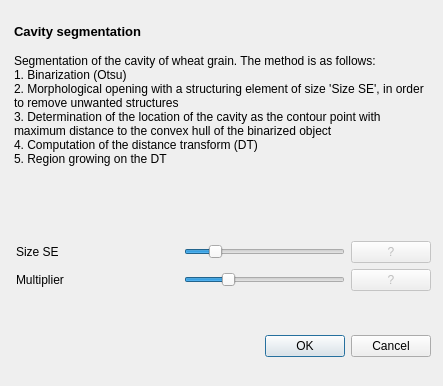
<?xml version="1.0" encoding="UTF-8"?>
<ui version="4.0">
 <class>Cavity_View</class>
 <widget class="QDialog" name="Cavity_View">
  <property name="geometry">
   <rect>
    <x>0</x>
    <y>0</y>
    <width>443</width>
    <height>386</height>
   </rect>
  </property>
  <property name="windowTitle">
   <string>Cavity segmentation</string>
  </property>
  <widget class="QDialogButtonBox" name="buttonBox">
   <property name="geometry">
    <rect>
     <x>90</x>
     <y>330</y>
     <width>341</width>
     <height>32</height>
    </rect>
   </property>
   <property name="toolTipDuration">
    <number>-1</number>
   </property>
   <property name="orientation">
    <enum>Qt::Horizontal</enum>
   </property>
   <property name="standardButtons">
    <set>QDialogButtonBox::Cancel|QDialogButtonBox::Ok</set>
   </property>
  </widget>
  <widget class="QWidget" name="gridLayoutWidget">
   <property name="geometry">
    <rect>
     <x>10</x>
     <y>20</y>
     <width>421</width>
     <height>271</height>
    </rect>
   </property>
   <layout class="QGridLayout" name="gridLayout">
    <item row="6" column="2">
     <widget class="QSlider" name="horizontalSlider_2">
      <property name="mouseTracking">
       <bool>true</bool>
      </property>
      <property name="minimum">
       <number>0</number>
      </property>
      <property name="maximum">
       <number>100</number>
      </property>
      <property name="singleStep">
       <number>1</number>
      </property>
      <property name="value">
       <number>25</number>
      </property>
      <property name="tracking">
       <bool>false</bool>
      </property>
      <property name="orientation">
       <enum>Qt::Horizontal</enum>
      </property>
      <property name="invertedAppearance">
       <bool>false</bool>
      </property>
      <property name="tickPosition">
       <enum>QSlider::NoTicks</enum>
      </property>
     </widget>
    </item>
    <item row="6" column="3">
     <widget class="QPushButton" name="pushButton_2">
      <property name="enabled">
       <bool>false</bool>
      </property>
      <property name="sizePolicy">
       <sizepolicy hsizetype="Fixed" vsizetype="Fixed">
        <horstretch>0</horstretch>
        <verstretch>0</verstretch>
       </sizepolicy>
      </property>
      <property name="mouseTracking">
       <bool>true</bool>
      </property>
      <property name="toolTip">
       <string>Multiplication factor for the estimated variance at the seed point of the region growing. Defines acceptable pixel intensities for the region growing.</string>
      </property>
      <property name="toolTipDuration">
       <number>-1</number>
      </property>
      <property name="text">
       <string>?</string>
      </property>
     </widget>
    </item>
    <item row="2" column="1">
     <widget class="QLabel" name="label_4">
      <property name="sizePolicy">
       <sizepolicy hsizetype="Expanding" vsizetype="Preferred">
        <horstretch>0</horstretch>
        <verstretch>0</verstretch>
       </sizepolicy>
      </property>
      <property name="text">
       <string>Size SE</string>
      </property>
     </widget>
    </item>
    <item row="6" column="1">
     <widget class="QLabel" name="label_3">
      <property name="sizePolicy">
       <sizepolicy hsizetype="Expanding" vsizetype="Preferred">
        <horstretch>0</horstretch>
        <verstretch>0</verstretch>
       </sizepolicy>
      </property>
      <property name="text">
       <string>Multiplier</string>
      </property>
     </widget>
    </item>
    <item row="0" column="0" colspan="4">
     <widget class="QTextEdit" name="textEdit">
      <property name="enabled">
       <bool>true</bool>
      </property>
      <property name="sizePolicy">
       <sizepolicy hsizetype="Minimum" vsizetype="Minimum">
        <horstretch>0</horstretch>
        <verstretch>0</verstretch>
       </sizepolicy>
      </property>
      <property name="sizeIncrement">
       <size>
        <width>0</width>
        <height>0</height>
       </size>
      </property>
      <property name="baseSize">
       <size>
        <width>0</width>
        <height>0</height>
       </size>
      </property>
      <property name="autoFillBackground">
       <bool>true</bool>
      </property>
      <property name="styleSheet">
       <string notr="true">background: rgba(0,0,0,0%)</string>
      </property>
      <property name="frameShape">
       <enum>QFrame::NoFrame</enum>
      </property>
      <property name="readOnly">
       <bool>true</bool>
      </property>
      <property name="html">
       <string>&lt;!DOCTYPE HTML PUBLIC &quot;-//W3C//DTD HTML 4.0//EN&quot; &quot;http://www.w3.org/TR/REC-html40/strict.dtd&quot;&gt;
&lt;html&gt;&lt;head&gt;&lt;meta name=&quot;qrichtext&quot; content=&quot;1&quot; /&gt;&lt;style type=&quot;text/css&quot;&gt;
p, li { white-space: pre-wrap; }
&lt;/style&gt;&lt;/head&gt;&lt;body style=&quot; font-family:'Sans Serif'; font-size:9pt; font-weight:400; font-style:normal;&quot;&gt;
&lt;p style=&quot; margin-top:0px; margin-bottom:0px; margin-left:0px; margin-right:0px; -qt-block-indent:0; text-indent:0px;&quot;&gt;&lt;span style=&quot; font-size:10pt; font-weight:600;&quot;&gt;Cavity segmentation&lt;/span&gt;&lt;/p&gt;
&lt;p style=&quot;-qt-paragraph-type:empty; margin-top:0px; margin-bottom:0px; margin-left:0px; margin-right:0px; -qt-block-indent:0; text-indent:0px; font-size:10pt;&quot;&gt;&lt;br /&gt;&lt;/p&gt;
&lt;p style=&quot; margin-top:0px; margin-bottom:0px; margin-left:0px; margin-right:0px; -qt-block-indent:0; text-indent:0px;&quot;&gt;Segmentation of the cavity of wheat grain. The method is as follows:&lt;/p&gt;
&lt;p style=&quot; margin-top:0px; margin-bottom:0px; margin-left:0px; margin-right:0px; -qt-block-indent:0; text-indent:0px;&quot;&gt;1. Binarization (Otsu)&lt;/p&gt;
&lt;p style=&quot; margin-top:0px; margin-bottom:0px; margin-left:0px; margin-right:0px; -qt-block-indent:0; text-indent:0px;&quot;&gt;2. Morphological opening with a structuring element of size 'Size SE', in order to remove unwanted structures&lt;br /&gt;3. Determination of the location of the cavity as the contour point with maximum distance to the convex hull of the binarized object&lt;/p&gt;
&lt;p style=&quot; margin-top:0px; margin-bottom:0px; margin-left:0px; margin-right:0px; -qt-block-indent:0; text-indent:0px;&quot;&gt;4. Computation of the distance transform (DT)&lt;/p&gt;
&lt;p style=&quot; margin-top:0px; margin-bottom:0px; margin-left:0px; margin-right:0px; -qt-block-indent:0; text-indent:0px;&quot;&gt;5. Region growing on the DT&lt;/p&gt;&lt;/body&gt;&lt;/html&gt;</string>
      </property>
     </widget>
    </item>
    <item row="2" column="3">
     <widget class="QPushButton" name="pushButton">
      <property name="enabled">
       <bool>false</bool>
      </property>
      <property name="sizePolicy">
       <sizepolicy hsizetype="Fixed" vsizetype="Fixed">
        <horstretch>0</horstretch>
        <verstretch>0</verstretch>
       </sizepolicy>
      </property>
      <property name="mouseTracking">
       <bool>true</bool>
      </property>
      <property name="toolTip">
       <string>Size of the structuring element, in order to remove small unwanted structures.</string>
      </property>
      <property name="toolTipDuration">
       <number>-1</number>
      </property>
      <property name="text">
       <string>?</string>
      </property>
     </widget>
    </item>
    <item row="2" column="2">
     <widget class="QSlider" name="horizontalSlider">
      <property name="mouseTracking">
       <bool>true</bool>
      </property>
      <property name="minimum">
       <number>1</number>
      </property>
      <property name="maximum">
       <number>25</number>
      </property>
      <property name="singleStep">
       <number>2</number>
      </property>
      <property name="pageStep">
       <number>4</number>
      </property>
      <property name="value">
       <number>5</number>
      </property>
      <property name="tracking">
       <bool>false</bool>
      </property>
      <property name="orientation">
       <enum>Qt::Horizontal</enum>
      </property>
      <property name="invertedAppearance">
       <bool>false</bool>
      </property>
      <property name="tickPosition">
       <enum>QSlider::NoTicks</enum>
      </property>
     </widget>
    </item>
   </layout>
  </widget>
 </widget>
 <resources/>
 <connections>
  <connection>
   <sender>buttonBox</sender>
   <signal>accepted()</signal>
   <receiver>Cavity_View</receiver>
   <slot>accept()</slot>
   <hints>
    <hint type="sourcelabel">
     <x>248</x>
     <y>254</y>
    </hint>
    <hint type="destinationlabel">
     <x>157</x>
     <y>274</y>
    </hint>
   </hints>
  </connection>
  <connection>
   <sender>buttonBox</sender>
   <signal>rejected()</signal>
   <receiver>Cavity_View</receiver>
   <slot>reject()</slot>
   <hints>
    <hint type="sourcelabel">
     <x>316</x>
     <y>260</y>
    </hint>
    <hint type="destinationlabel">
     <x>286</x>
     <y>274</y>
    </hint>
   </hints>
  </connection>
 </connections>
</ui>
